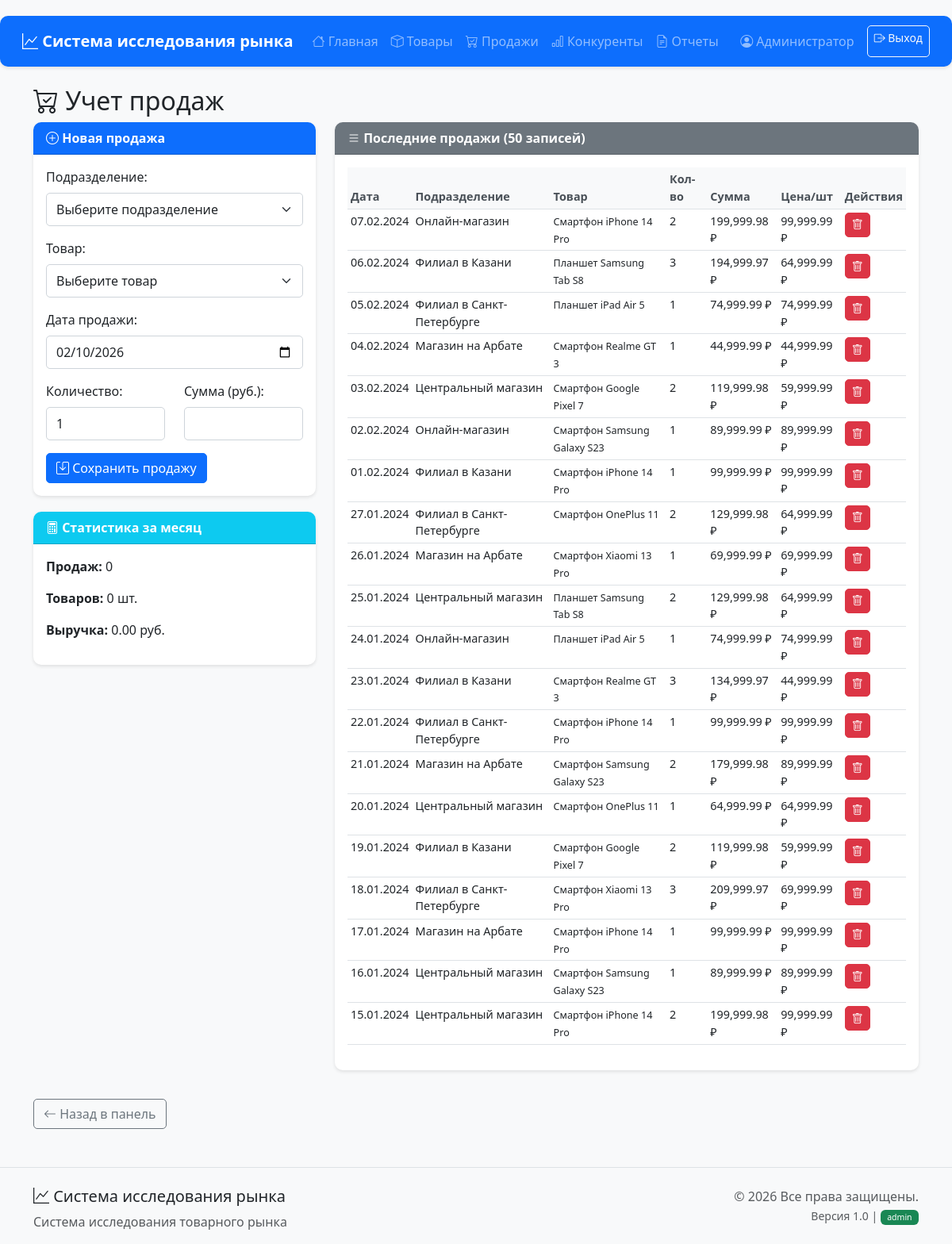
/sales.php (signed in), run on the app's committed database.
### tables this page shows
CREATE TABLE `sales` (
  `id` int(11) NOT NULL,
  `subdivision_id` int(11) NOT NULL,
  `product_id` int(11) NOT NULL,
  `sale_date` date NOT NULL,
  `quantity` int(11) NOT NULL CHECK (`quantity` > 0),
  `total_amount` decimal(12,2) NOT NULL
);

CREATE TABLE `subdivisions` (
  `id` int(11) NOT NULL,
  `name` varchar(100) NOT NULL,
  `city` varchar(50) NOT NULL,
  `address` text DEFAULT NULL,
  `is_active` tinyint(1) DEFAULT 1
);

CREATE TABLE `products` (
  `id` int(11) NOT NULL,
  `name` varchar(200) NOT NULL,
  `internal_code` varchar(50) DEFAULT NULL,
  `category` varchar(100) DEFAULT NULL,
  `description` text DEFAULT NULL,
  `is_active` tinyint(1) DEFAULT 1
);

### sales.php (the view, shortened to what this page needs)
<?php
require_once 'config.php';
$conn = getConnection();
$action = isset($_GET['action']) ? $_GET['action'] : '';
$id = isset($_GET['id']) ? intval($_GET['id']) : 0;
$sales = [];
$sql = "SELECT s.*,
               sub.name as subdivision_name,
               p.name as product_name,
               p.internal_code
        FROM sales s
        JOIN subdivisions sub ON s.subdivision_id = sub.id
        JOIN products p ON s.product_id = p.id
        ORDER BY s.sale_date DESC, s.id DESC
        LIMIT 50";
$result = $conn->query($sql);
while ($row = $result->fetch_assoc()) {
    $sales[] = $row;
}
?>
<div class="container mt-4">
    <h2><i class="bi bi-cart-check"></i> Учет продаж</h2>
    <?php if ($action == 'delete' && $id > 0): ?>
    <div class="row justify-content-center">
        <div class="col-md-6">
            <div class="card">
                <div class="card-header bg-danger text-white">
                    <i class="bi bi-exclamation-triangle"></i> Подтверждение удаления
                </div>
                <div class="card-body text-center">
                    <h5 class="card-title">Вы уверены, что хотите удалить запись о продаже?</h5>
                    <?php if (canEdit()): ?>
                    <div class="mt-4">
                        <a href="?action=delete&id=<?php echo $id; ?>&confirm=yes"
                           class="btn btn-danger btn-lg me-3">
                            <i class="bi bi-trash"></i> Да, удалить
                        </a>
                        <a href="sales.php" class="btn btn-secondary btn-lg">
                            <i class="bi bi-x-circle"></i> Отмена
                        </a>
                    </div>
                    <?php else: ?>
                    <div class="alert alert-warning mt-3">
                        <i class="bi bi-shield-lock"></i> Недостаточно прав для удаления записей.
                    </div>
                    <?php endif; ?>
                </div>
            </div>
        </div>
    </div>
    <?php else: ?>
    <div class="row">
        <?php if (canEdit()): ?>
        <div class="col-md-4">
            <div class="card">
                <div class="card-header bg-primary text-white">
                    <i class="bi bi-plus-circle"></i> Новая продажа
                </div>
                <div class="card-body">
                    <form method="POST" action="?action=add">
                        <div class="mb-3">
                            <label class="form-label">Подразделение:</label>
                            <select name="subdivision_id" class="form-select" required>
                                <option value="">Выберите подразделение</option>
                            </select>
                        </div>
                        <div class="mb-3">
                            <label class="form-label">Товар:</label>
                            <select name="product_id" class="form-select" required>
                                <option value="">Выберите товар</option>
                            </select>
                        </div>
                        <div class="mb-3">
                            <label class="form-label">Дата продажи:</label>
                            <input type="date" name="sale_date" class="form-control"
                                   value="<?php echo date('Y-m-d'); ?>" required>
                        </div>
                        <div class="row">
                            <div class="col-md-6">
                                <div class="mb-3">
                                    <label class="form-label">Количество:</label>
                                    <input type="number" name="quantity" class="form-control"
                                           min="1" step="1" value="1" required>
                                </div>
                            </div>
                            <div class="col-md-6">
                                <div class="mb-3">
                                    <label class="form-label">Сумма (руб.):</label>
                                    <input type="number" name="total_amount" class="form-control"
                                           min="0.01" step="0.01" required>
                                </div>
                            </div>
                        </div>
                        <button type="submit" class="btn btn-primary">
                            <i class="bi bi-save"></i> Сохранить продажу
                        </button>
                    </form>
                </div>
            </div>
        <?php endif; ?>
            <div class="card mt-3">
                <div class="card-header bg-info text-white">
                    <i class="bi bi-calculator"></i> Статистика за месяц
                </div>
                <div class="card-body">
                    <?php
                    $sql = "SELECT
                            COUNT(*) as total_sales,
                            SUM(quantity) as total_quantity,
                            SUM(total_amount) as total_amount
                            FROM sales
                            WHERE MONTH(sale_date) = MONTH(CURDATE())
                            AND YEAR(sale_date) = YEAR(CURDATE())";
                    $result = $conn->query($sql);
                    $stats = $result->fetch_assoc();
                    ?>
                    <p><strong>Продаж:</strong> <?php echo $stats['total_sales']; ?></p>
                    <p><strong>Товаров:</strong> <?php echo $stats['total_quantity'] ?: 0; ?> шт.</p>
                    <p><strong>Выручка:</strong> <?php echo number_format($stats['total_amount'], 2); ?> руб.</p>
                </div>
            </div>
        </div>
        <div class="<?php echo canEdit() ? 'col-md-8' : 'col-md-12'; ?>">
            <div class="card">
                <div class="card-header bg-secondary text-white">
                    <i class="bi bi-list"></i> Последние продажи (50 записей)
                </div>
                <div class="card-body">
                    <div class="table-responsive">
                        <table class="table table-hover table-sm">
                            <thead>
                                <tr>
                                    <th>Дата</th>
                                    <th>Подразделение</th>
                                    <th>Товар</th>
                                    <th>Кол-во</th>
                                    <th>Сумма</th>
                                    <th>Цена/шт</th>
                                    <?php if (canEdit()): ?>
                                    <th>Действия</th>
                                    <?php endif; ?>
                                </tr>
                            </thead>
                            <tbody>
                                <?php foreach ($sales as $sale):
                                    $price_per_unit = $sale['total_amount'] / $sale['quantity'];
                                ?>
                                <tr>
                                    <td><?php echo date('d.m.Y', strtotime($sale['sale_date'])); ?></td>
                                    <td><?php echo $sale['subdivision_name']; ?></td>
                                    <td>
                                        <small><?php echo $sale['product_name']; ?></small>
                                    </td>
                                    <td><?php echo $sale['quantity']; ?></td>
                                    <td><?php echo number_format($sale['total_amount'], 2); ?> ₽</td>
                                    <td><?php echo number_format($price_per_unit, 2); ?> ₽</td>
                                    <?php if (canEdit()): ?>
                                    <td>
                                        <a href="?action=delete&id=<?php echo $sale['id']; ?>"
                                           class="btn btn-sm btn-danger"
                                           onclick="return confirm('Удалить запись о продаже?')">
                                            <i class="bi bi-trash"></i>
                                        </a>
                                    </td>
                                    <?php endif; ?>
                                </tr>
                                <?php endforeach; ?>
                            </tbody>
                        </table>
                    </div>
                </div>
            </div>
        </div>
    </div>
    <?php endif; ?>
    <a href="index.php" class="btn btn-outline-secondary mt-3">
        <i class="bi bi-arrow-left"></i> Назад в панель
    </a>
</div>

### style.css (style rules this page uses)
body { padding-top: 20px; background-color: #f8f9fa; font-family: 'Segoe UI', Tahoma, Geneva, Verdana, sans-serif; }
.card { margin-bottom: 20px; box-shadow: 0 2px 4px rgba(0,0,0,.1); border: none; border-radius: 10px; transition: transform 0.2s; }
.card-header { border-radius: 10px 10px 0 0 !important; font-weight: 600; }
.table { font-size: 0.9rem; }
.table th { background-color: #f8f9fa; border-top: none; font-weight: 600; color: #495057; }
.btn { border-radius: 5px; font-weight: 500; }
.btn-sm { padding: 0.25rem 0.5rem; font-size: 0.875rem; }
.form-control, .form-select { border-radius: 5px; border: 1px solid #ced4da; padding: 0.5rem 0.75rem; }

### data on the page
sales: sale_date "07.02.2024", subdivision.name "Онлайн-магазин", product.name "Смартфон iPhone 14 Pro", quantity "2", total_amount "199,999.98", price_per_unit "99,999.99"
sales: sale_date "06.02.2024", subdivision.name "Филиал в Казани", product.name "Планшет Samsung Tab S8", quantity "3", total_amount "194,999.97", price_per_unit "64,999.99"
sales: sale_date "05.02.2024", subdivision.name "Филиал в Санкт-Петербурге", product.name "Планшет iPad Air 5", quantity "1", total_amount "74,999.99", price_per_unit "74,999.99"
sales: sale_date "04.02.2024", subdivision.name "Магазин на Арбате", product.name "Смартфон Realme GT 3", quantity "1", total_amount "44,999.99", price_per_unit "44,999.99"
sales: sale_date "03.02.2024", subdivision.name "Центральный магазин", product.name "Смартфон Google Pixel 7", quantity "2", total_amount "119,999.98", price_per_unit "59,999.99"
sales: sale_date "02.02.2024", subdivision.name "Онлайн-магазин", product.name "Смартфон Samsung Galaxy S23", quantity "1", total_amount "89,999.99", price_per_unit "89,999.99"
sales: sale_date "01.02.2024", subdivision.name "Филиал в Казани", product.name "Смартфон iPhone 14 Pro", quantity "1", total_amount "99,999.99", price_per_unit "99,999.99"
sales: sale_date "27.01.2024", subdivision.name "Филиал в Санкт-Петербурге", product.name "Смартфон OnePlus 11", quantity "2", total_amount "129,999.98", price_per_unit "64,999.99"
sales: sale_date "26.01.2024", subdivision.name "Магазин на Арбате", product.name "Смартфон Xiaomi 13 Pro", quantity "1", total_amount "69,999.99", price_per_unit "69,999.99"
sales: sale_date "25.01.2024", subdivision.name "Центральный магазин", product.name "Планшет Samsung Tab S8", quantity "2", total_amount "129,999.98", price_per_unit "64,999.99"
sales: sale_date "24.01.2024", subdivision.name "Онлайн-магазин", product.name "Планшет iPad Air 5", quantity "1", total_amount "74,999.99", price_per_unit "74,999.99"
sales: sale_date "23.01.2024", subdivision.name "Филиал в Казани", product.name "Смартфон Realme GT 3", quantity "3", total_amount "134,999.97", price_per_unit "44,999.99"
sales: sale_date "22.01.2024", subdivision.name "Филиал в Санкт-Петербурге", product.name "Смартфон iPhone 14 Pro", quantity "1", total_amount "99,999.99", price_per_unit "99,999.99"
sales: sale_date "21.01.2024", subdivision.name "Магазин на Арбате", product.name "Смартфон Samsung Galaxy S23", quantity "2", total_amount "179,999.98", price_per_unit "89,999.99"
sales: sale_date "20.01.2024", subdivision.name "Центральный магазин", product.name "Смартфон OnePlus 11", quantity "1", total_amount "64,999.99", price_per_unit "64,999.99"
sales: sale_date "19.01.2024", subdivision.name "Филиал в Казани", product.name "Смартфон Google Pixel 7", quantity "2", total_amount "119,999.98", price_per_unit "59,999.99"
sales: sale_date "18.01.2024", subdivision.name "Филиал в Санкт-Петербурге", product.name "Смартфон Xiaomi 13 Pro", quantity "3", total_amount "209,999.97", price_per_unit "69,999.99"
sales: sale_date "17.01.2024", subdivision.name "Магазин на Арбате", product.name "Смартфон iPhone 14 Pro", quantity "1", total_amount "99,999.99", price_per_unit "99,999.99"
sales: sale_date "16.01.2024", subdivision.name "Центральный магазин", product.name "Смартфон Samsung Galaxy S23", quantity "1", total_amount "89,999.99", price_per_unit "89,999.99"
sales: sale_date "15.01.2024", subdivision.name "Центральный магазин", product.name "Смартфон iPhone 14 Pro", quantity "2", total_amount "199,999.98", price_per_unit "99,999.99"

### other printed values
SITE_NAME "Система исследования рынка"
$_SESSION['full_name'] "Администратор"
$stats['total_sales'] "0"
$stats['total_quantity'] ?: 0 "0"
$stats['total_amount'] "0.00"
$_SESSION['username'] "admin"
